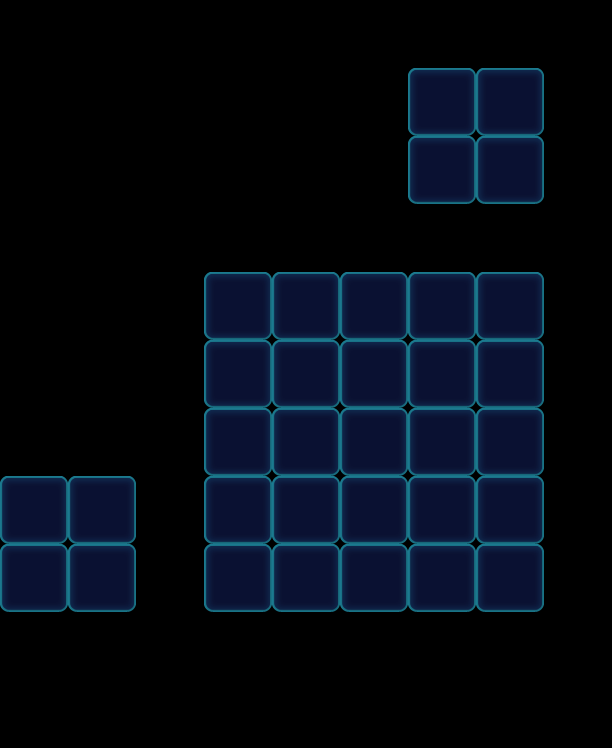

A level layout from a 2D game, rendered from its tile map. Below: a short description, then the map file with tile-grid data replaced by summaries:
An orthogonal 9x11 tile map with 68x68 px tiles, 1 tile layer (Valid), 3 tilesets and 27 objects (9x Monster, 9x Factory_Normal, 9x Lock).

<map version="1.0" orientation="orthogonal" width="9" height="11" tilewidth="68" tileheight="68">
 <tileset firstgid="1" name="game_grid1" tilewidth="68" tileheight="68">
  <image source="game_grid1.png" width="68" height="68" />
 </tileset>
 <tileset firstgid="2" name="map" tilewidth="68" tileheight="68">
  <image source="map.png" width="1024" height="1024" />
 </tileset>
 <tileset firstgid="227" name="game_grid2" tilewidth="68" tileheight="68">
  <image source="game_grid2.png" width="68" height="68" />
 </tileset>
 <layer name="Valid" width="9" height="11">
  <data>[99 cells, 33 non-empty, 1 distinct tile ids]</data>
 </layer>
 <objectgroup name="BottomObj" width="9" height="11" />
 <objectgroup name="MiddleObj" width="9" height="11">
  <object name="Monster" type="Monster" gid="3" x="476" y="340">
   <properties>
    <property name="Color" value="Green" />
   </properties>
  </object>
  <object name="Monster" type="Monster" gid="18" x="204" y="612">
   <properties>
    <property name="Color" value="Pink" />
   </properties>
  </object>
  <object name="Monster" type="Monster" gid="18" x="476" y="408">
   <properties>
    <property name="Color" value="Pink" />
   </properties>
  </object>
  <object name="Monster" type="Monster" gid="2" x="476" y="544">
   <properties>
    <property name="Color" value="Blue" />
   </properties>
  </object>
  <object name="Monster" type="Monster" gid="3" x="340" y="612">
   <properties>
    <property name="Color" value="Green" />
   </properties>
  </object>
  <object name="Monster" type="Monster" gid="2" x="272" y="612">
   <properties>
    <property name="Color" value="Blue" />
   </properties>
  </object>
  <object name="Monster" type="Monster" gid="17" x="476" y="476">
   <properties>
    <property name="Color" value="Purple" />
   </properties>
  </object>
  <object name="Monster" type="Monster" gid="17" x="476" y="612">
   <properties>
    <property name="Color" value="Purple" />
   </properties>
  </object>
  <object name="Monster" type="Monster" gid="17" x="408" y="612">
   <properties>
    <property name="Color" value="Purple" />
   </properties>
  </object>
 </objectgroup>
 <objectgroup color="#000000" name="TopObj" width="9" height="11">
  <object name="10" type="Factory_Normal" x="408" y="0" width="68" height="68">
   <properties>
    <property name="FactoryColorsConfig" value="Green,Pink,Yellow" />
   </properties>
  </object>
  <object name="10" type="Factory_Normal" x="272" y="204" width="68" height="68">
   <properties>
    <property name="FactoryColorsConfig" value="Blue,Green,Pink,Purple" />
   </properties>
  </object>
  <object name="10" type="Factory_Normal" x="340" y="204" width="68" height="68">
   <properties>
    <property name="FactoryColorsConfig" value="Blue,Green,Pink,Purple" />
   </properties>
  </object>
  <object name="10" type="Factory_Normal" x="408" y="204" width="68" height="68">
   <properties>
    <property name="FactoryColorsConfig" value="Blue,Green,Pink,Purple" />
   </properties>
  </object>
  <object name="10" type="Factory_Normal" x="476" y="204" width="68" height="68">
   <properties>
    <property name="FactoryColorsConfig" value="Blue,Green,Pink,Purple" />
   </properties>
  </object>
  <object name="10" type="Factory_Normal" x="204" y="204" width="68" height="68">
   <properties>
    <property name="FactoryColorsConfig" value="Blue,Green,Pink,Purple" />
   </properties>
  </object>
  <object name="Lock" type="Lock" gid="49" x="476" y="340">
   <properties>
    <property name="Layers" value="1" />
   </properties>
  </object>
  <object name="Lock" type="Lock" gid="49" x="476" y="408">
   <properties>
    <property name="Layers" value="1" />
   </properties>
  </object>
  <object name="Lock" type="Lock" gid="49" x="476" y="476">
   <properties>
    <property name="Layers" value="1" />
   </properties>
  </object>
  <object name="Lock" type="Lock" gid="49" x="476" y="544">
   <properties>
    <property name="Layers" value="1" />
   </properties>
  </object>
  <object name="Lock" type="Lock" gid="49" x="476" y="612">
   <properties>
    <property name="Layers" value="1" />
   </properties>
  </object>
  <object name="Lock" type="Lock" gid="49" x="408" y="612">
   <properties>
    <property name="Layers" value="1" />
   </properties>
  </object>
  <object name="Lock" type="Lock" gid="49" x="340" y="612">
   <properties>
    <property name="Layers" value="1" />
   </properties>
  </object>
  <object name="Lock" type="Lock" gid="49" x="272" y="612">
   <properties>
    <property name="Layers" value="1" />
   </properties>
  </object>
  <object name="Lock" type="Lock" gid="49" x="204" y="612">
   <properties>
    <property name="Layers" value="1" />
   </properties>
  </object>
  <object name="10" type="Factory_Normal" x="476" y="0" width="68" height="68">
   <properties>
    <property name="FactoryColorsConfig" value="Green,Pink,Yellow" />
   </properties>
  </object>
  <object name="10" type="Factory_Normal" x="0" y="408" width="68" height="68">
   <properties>
    <property name="FactoryColorsConfig" value="Green,Pink,Yellow" />
   </properties>
  </object>
  <object name="10" type="Factory_Normal" x="68" y="408" width="68" height="68">
   <properties>
    <property name="FactoryColorsConfig" value="Green,Pink,Yellow" />
   </properties>
  </object>
 </objectgroup>
</map>
